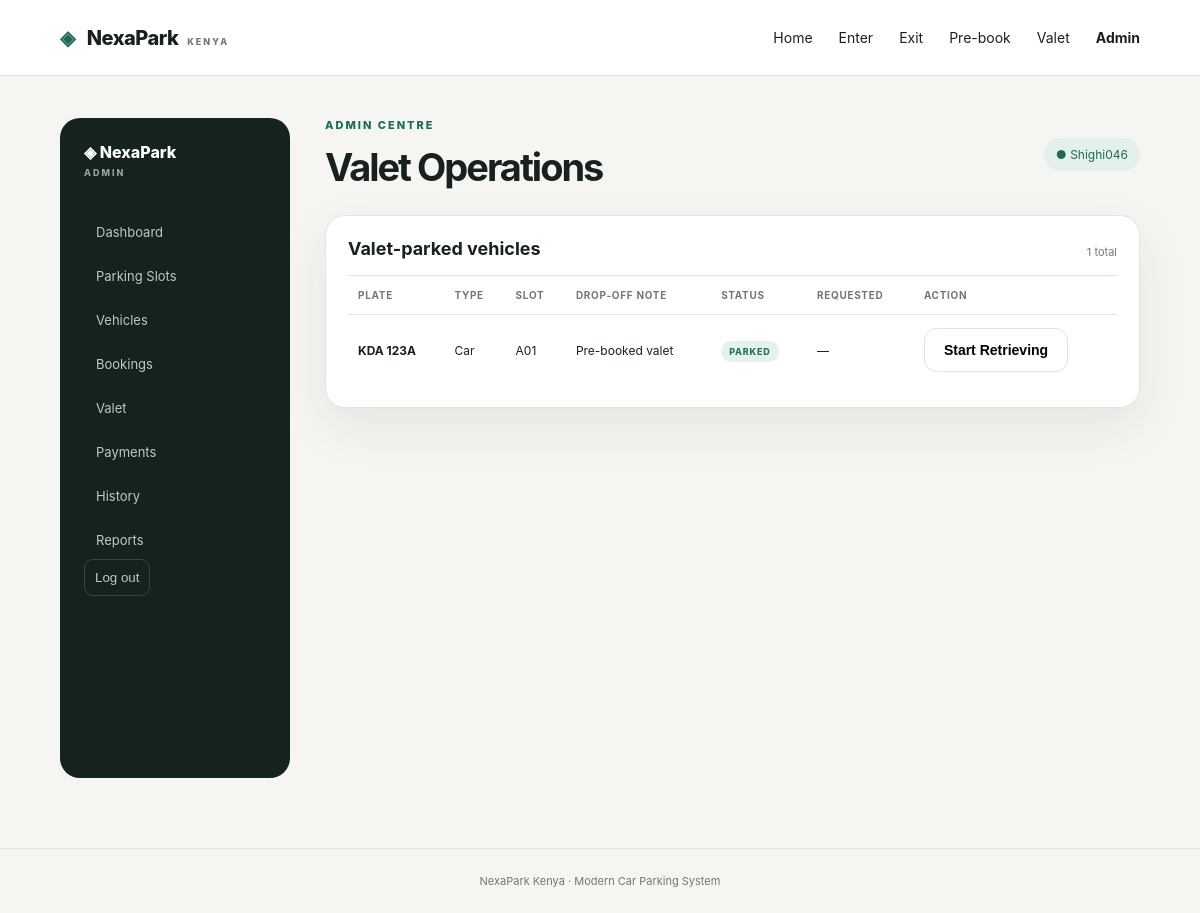
/admin/valet (signed in), run on the app's committed database.
### tables this page shows
CREATE TABLE valet_requests (
        valet_id INTEGER PRIMARY KEY AUTOINCREMENT,
        session_id INTEGER UNIQUE NOT NULL,
        drop_off_location TEXT,
        pickup_requested_at TEXT,
        pickup_completed_at TEXT,
        status TEXT NOT NULL CHECK(status IN ('PARKED','RETRIEVING','DELIVERED')),
        FOREIGN KEY(session_id) REFERENCES parking_sessions(session_id)
    );

CREATE TABLE vehicles (
        vehicle_id INTEGER PRIMARY KEY AUTOINCREMENT,
        plate_number TEXT UNIQUE NOT NULL,
        vehicle_type TEXT NOT NULL
    );

CREATE TABLE parking_slots (
        slot_id INTEGER PRIMARY KEY AUTOINCREMENT,
        slot_number TEXT UNIQUE NOT NULL,
        status TEXT NOT NULL CHECK(status IN ('AVAILABLE','OCCUPIED'))
    );

### app.py (the view)
@app.get("/admin/valet")
@admin_required
def admin_valet():
    return render_template("admin/valet.html", valet_requests=get_valet_requests())

### app.py (called while the page is built)
def admin_required(view):
    @wraps(view)
    def wrapped(*args, **kwargs):
        if not session.get("admin_id"):
            flash("Please sign in as an admin to continue.", "error")
            return redirect(url_for("admin_login", next=request.path))
        return view(*args, **kwargs)
    return wrapped

### database.py (called while the page is built)
def get_connection():
    os.makedirs(DB_DIR, exist_ok=True)
    conn = sqlite3.connect(DB_PATH)
    conn.row_factory = sqlite3.Row
    conn.execute("PRAGMA foreign_keys = ON")
    return conn

def get_valet_requests():
    conn = get_connection()
    rows = conn.execute("""
        SELECT vr.valet_id, vr.drop_off_location, vr.status,
               vr.pickup_requested_at, vr.pickup_completed_at,
               v.plate_number, v.vehicle_type, ps.slot_number,
               s.entry_time, s.status AS session_status
        FROM valet_requests vr
        JOIN parking_sessions s ON s.session_id=vr.session_id
        JOIN vehicles v ON v.vehicle_id=s.vehicle_id
        JOIN parking_slots ps ON ps.slot_id=s.slot_id
        ORDER BY
            CASE vr.status WHEN 'PARKED' THEN 0 WHEN 'RETRIEVING' THEN 1 ELSE 2 END,
            s.entry_time DESC
    """).fetchall()
    conn.close()
    return [dict(r) for r in rows]

### templates/admin/valet.html (shortened to what this page needs)
{% extends "admin/base.html" %}
{% block admin_heading %}Valet Operations{% endblock %}
{% block admin_content %}
<div class="card table-card"><div class="panel-head"><h2>Valet-parked vehicles</h2><span>{{ valet_requests|length }} total</span></div>
<table><thead><tr><th>Plate</th><th>Type</th><th>Slot</th><th>Drop-off note</th><th>Status</th><th>Requested</th><th>Action</th></tr></thead><tbody>
{% for r in valet_requests %}<tr>
<td><strong>{{ r.plate_number }}</strong></td>
<td>{{ r.vehicle_type }}</td>
<td>{{ r.slot_number }}</td>
<td>{{ r.drop_off_location or '—' }}</td>
<td><span class="status {{ r.status|lower }}">{{ r.status }}</span></td>
<td>{{ r.pickup_requested_at or '—' }}</td>
<td>
{% if r.status == 'PARKED' %}
<form method="post" action="{{ url_for('admin_valet_retrieve', valet_id=r.valet_id) }}"><button class="btn secondary" type="submit">Start Retrieving</button></form>
{% elif r.status == 'RETRIEVING' %}
<form method="post" action="{{ url_for('admin_valet_deliver', valet_id=r.valet_id) }}"><button class="btn primary" type="submit">Mark Delivered</button></form>
{% else %}
—
{% endif %}
</td>
</tr>{% else %}<tr><td colspan="7">No valet activity yet.</td></tr>{% endfor %}
</tbody></table></div>
{% endblock %}

### static/css/style.css (style rules this page uses)
:root { --ink:#17221f;--muted:#6e7975;--paper:#f5f6f1;--card:#fff;--line:#dfe5df;--green:#1e6b55;--green2:#2d8b6f;--dark:#14231f;--red:#bd5a4e;--shadow:0 18px 50px rgba(20,35,31,.08) }
* { box-sizing:border-box }
body { margin:0;background:var(--paper);color:var(--ink);font-family:Inter,ui-sans-serif,system-ui,-apple-system,BlinkMacSystemFont,"Segoe UI",sans-serif }
.btn { display:inline-flex;align-items:center;justify-content:center;border:0;border-radius:12px;padding:13px 19px;font-weight:800;cursor:pointer;font-size:14px }
.btn.secondary { border:1px solid var(--line);background:#fff }
.section-head,.panel-head,.admin-top { display:flex;align-items:flex-end;justify-content:space-between;gap:20px }
.card { background:var(--card);border:1px solid var(--line);border-radius:20px;box-shadow:var(--shadow) }
.panel-head h2 { margin:0;font-size:18px }
.panel-head a,.panel-head span { font-size:11px;color:var(--muted) }
.table-card { padding:22px;overflow:auto }
.table-card .panel-head { margin-bottom:16px }
table { width:100%;border-collapse:collapse;font-size:12px }
th,td { text-align:left;padding:13px 10px;border-top:1px solid var(--line);white-space:nowrap }
th { color:var(--muted);font-size:10px;text-transform:uppercase;letter-spacing:.7px }
.status { font-size:9px;font-weight:800;letter-spacing:.8px;padding:5px 8px;border-radius:99px }
.status.confirmed,.status.checked_in,.status.parked,.status.delivered { background:#e3f2eb;color:#287459 }

### data on the page
valet_requests: plate_number "KDA 123A", vehicle_type "Car", slot_number "A01", drop_off_location "Pre-booked valet", status "PARKED", pickup_requested_at "—"

### other printed values
{{ session.get('admin_username') }} "Shighi046"
{{ valet_requests|length }} "1"
